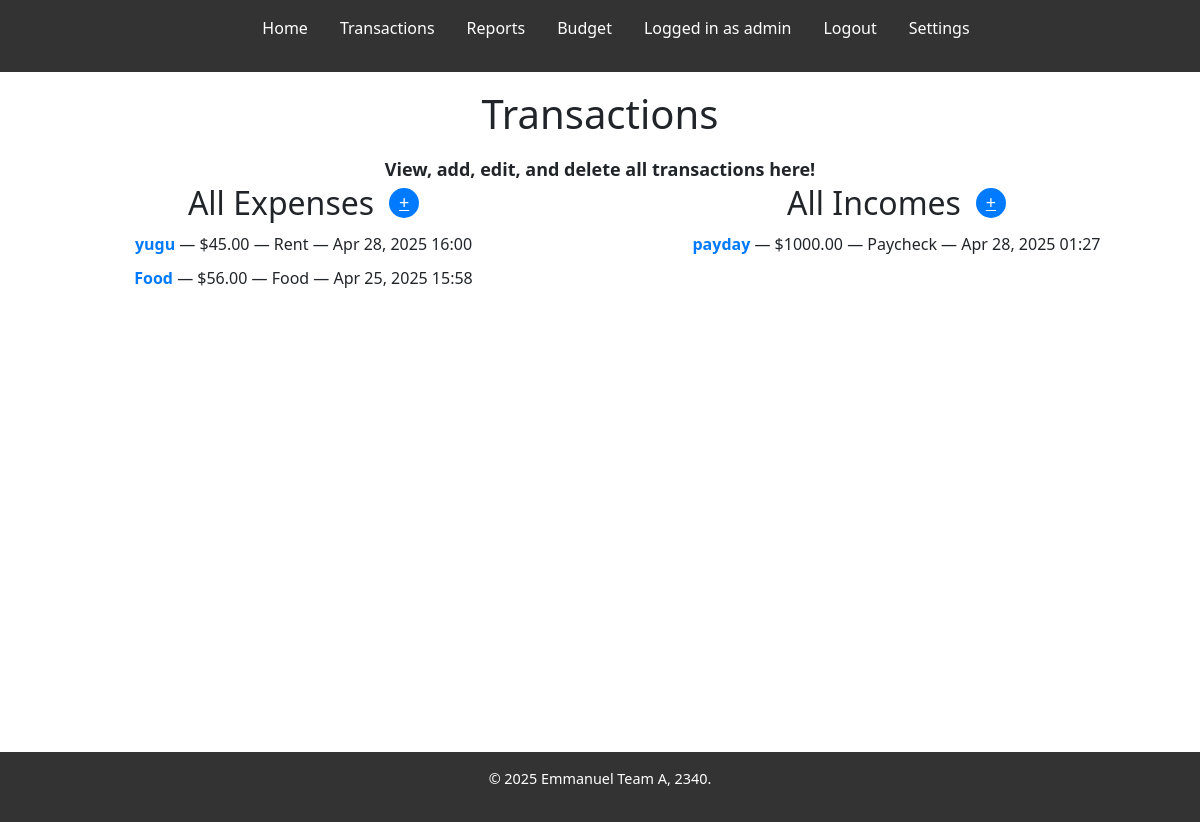
Page /transactions/ (signed in) on the earlier database version.
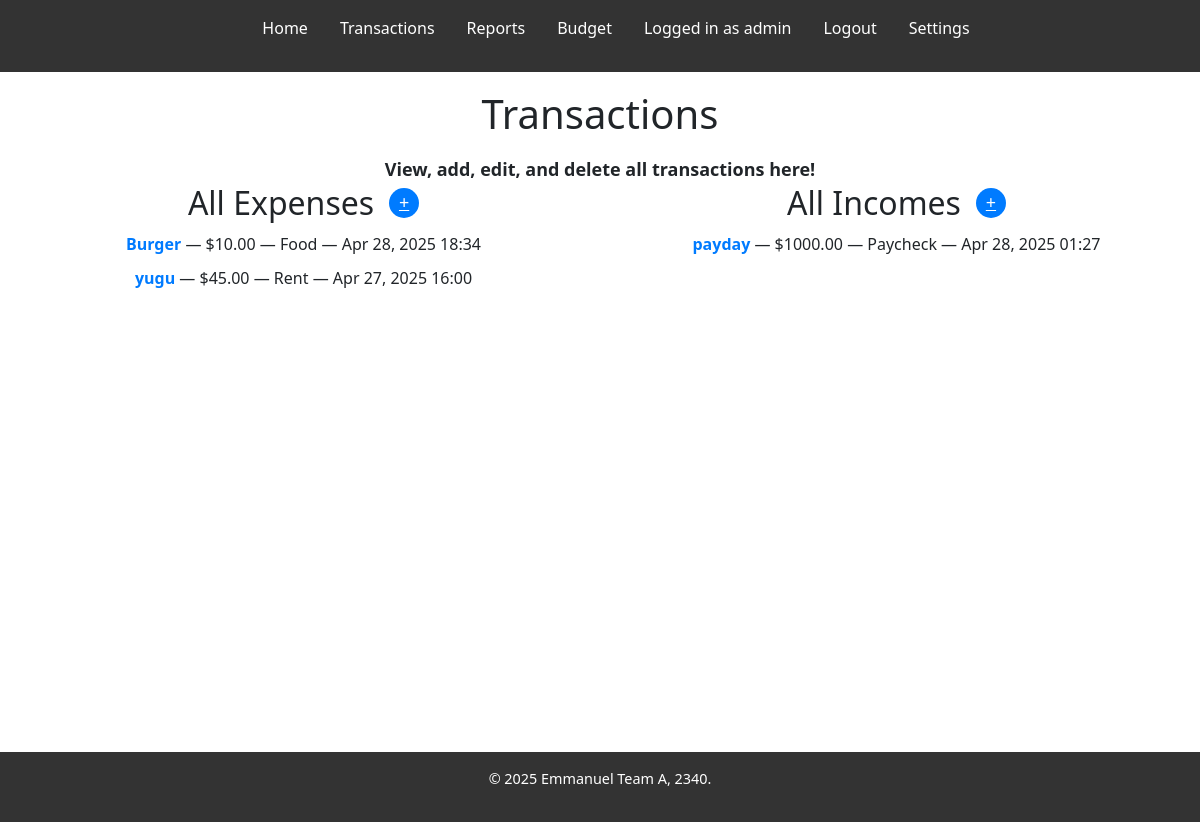
Same page on the later database version.
### expense/models.py (models this page shows, shortened)
class Expense(models.Model):
    user = models.ForeignKey(
        settings.AUTH_USER_MODEL,
        on_delete=models.CASCADE,
        related_name="expenses",
    )
    name = models.CharField(max_length=100)
    slug = models.SlugField(max_length=100, unique=True, blank=True)
    amount = models.DecimalField(max_digits=10, decimal_places=2)
    category = models.ForeignKey('expense.Category', on_delete=models.CASCADE, null=True)
    date = models.DateTimeField(default=timezone.now)
    notes = models.TextField(null=True, blank=True)
    is_recurring = models.BooleanField(default=False)
    recurrence_period = models.CharField(
        max_length=10,
        choices=[
            ('daily', 'Daily'),
            ('weekly', 'Weekly'),
            ('monthly', 'Monthly'),
        ],
        null=True,
        blank=True
    )
    recurrence_day_of_week = models.CharField(
        max_length=10,
        choices=[
            ('monday', 'Monday'),
            ('tuesday', 'Tuesday'),
            ('wednesday', 'Wednesday'),
            ('thursday', 'Thursday'),
            ('friday', 'Friday'),
            ('saturday', 'Saturday'),
            ('sunday', 'Sunday'),
        ],
        null=True,
        blank=True
    )
    recurrence_day_of_month = models.PositiveIntegerField(null=True, blank=True)
    next_occurrence = models.DateTimeField(null=True, blank=True)

class Category(models.Model):
    name = models.CharField(max_length=100)

### income/models.py (models this page shows, shortened)
class Income(models.Model):
    user = models.ForeignKey(
        settings.AUTH_USER_MODEL,
        on_delete=models.CASCADE,
        related_name="incomes",
    )
    name = models.CharField(max_length=100)
    slug = models.SlugField(max_length=100, unique=True, blank=True)
    amount = models.DecimalField(max_digits=10, decimal_places=2)
    category = models.ForeignKey('income.Category', on_delete=models.CASCADE, null=True)
    date = models.DateTimeField(auto_now_add=True)
    notes = models.TextField(null=True, blank=True)
    is_recurring = models.BooleanField(default=False)
    recurrence_period = models.CharField(
        max_length=10,
        choices=[
            ('daily', 'Daily'),
            ('weekly', 'Weekly'),
            ('monthly', 'Monthly'),
        ],
        null=True,
        blank=True
    )
    recurrence_day_of_week = models.CharField(
        max_length=10,
        choices=[
            ('monday', 'Monday'),
            ('tuesday', 'Tuesday'),
            ('wednesday', 'Wednesday'),
            ('thursday', 'Thursday'),
            ('friday', 'Friday'),
            ('saturday', 'Saturday'),
            ('sunday', 'Sunday'),
        ],
        null=True,
        blank=True
    )
    recurrence_day_of_month = models.PositiveIntegerField(null=True, blank=True)
    next_occurrence = models.DateTimeField(null=True, blank=True)

class Category(models.Model):
    name = models.CharField(max_length=100)

### home/views.py (the view)
# urls.py: path('transactions/', transactions_view, name='transactions')
@login_required
def transactions_view(request):
    expenses = Expense.objects.filter(user=request.user).order_by('-date')
    incomes  = Income.objects.filter(user=request.user).order_by('-date')
    return render(request, 'home/transactions.html',
                  {'expenses': expenses, 'incomes': incomes})

### home/templates/home/transactions.html (shortened to what this page needs)
{% extends 'base.html' %}
{% block content %}
<div style="display: flex; flex-direction: column; justify-content: center; align-items: center; height: 10vh; text-align: center; gap: 10px;">
    <h1>Transactions</h1>
    <p style="font-weight: bold; font-size: 18px;">View, add, edit, and delete all transactions here!</p>
</div>
<div style="display: flex; justify-content: center; gap: 50px;">
    <div style="width: 100%;">
    <div class="header-container" style="display: flex; align-items: center; gap: 10px; justify-content: center;">
        <h2 style="margin: 0;">All Expenses</h2>
        <a href="{% url 'add_expense' %}" class="add-button">+</a>
    </div>
    {% if expenses %}
        <ul style="list-style-type: none; padding-left: 0; text-align: center;">
            {% for expense in expenses %}
                <li class="list-item" style="margin-bottom: 10px;">
                    <a href="{% url 'edit_expense' expense.slug %}" style="font-weight: bold; text-decoration: none; color: #007bff;"
                       onmouseover="this.style.textDecoration='underline';"
                       onmouseout="this.style.textDecoration='none';">
                        {{ expense.name }}
                    </a> —
                    ${{ expense.amount }} —
                    {{ expense.category.name }} —
                    {{ expense.date|date:"M d, Y H:i" }}
                </li>
            {% endfor %}
        </ul>
    {% else %}
        <p style="text-align: center;">No expenses yet.</p>
    {% endif %}
</div>
    <div style="width: 100%;">
    <div class="header-container" style="display: flex; align-items: center; gap: 10px; justify-content: center;">
        <h2 style="margin: 0;">All Incomes</h2>
        <a href="{% url 'add_income' %}" class="add-button">+</a>
    </div>
    {% if incomes %}
        <ul style="list-style-type: none; padding-left: 0; text-align: center;">
            {% for income in incomes %}
                <li class="list-item" style="margin-bottom: 10px;">
                    <a href="{% url 'edit_income' income.slug %}" style="font-weight: bold; text-decoration: none; color: #007bff;"
                       onmouseover="this.style.textDecoration='underline';"
                       onmouseout="this.style.textDecoration='none';">
                        {{ income.name }}
                    </a> —
                    ${{ income.amount }} —
                    {{ income.category.name }} —
                    {{ income.date|date:"M d, Y H:i" }}
                </li>
            {% endfor %}
        </ul>
    {% else %}
        <p style="text-align: center;">No incomes yet.</p>
    {% endif %}
</div>
</div>
{% endblock content %}

Differences in the rows shown:
removed Expense: name "Food", amount "56.00", category.name "Food", date "Apr 25, 2025 15:58"
added Expense: name "Burger", amount "10.00", category.name "Food", date "Apr 28, 2025 18:34"
changed Expense "yugu": date "Apr 28, 2025 16:00" → "Apr 27, 2025 16:00"
